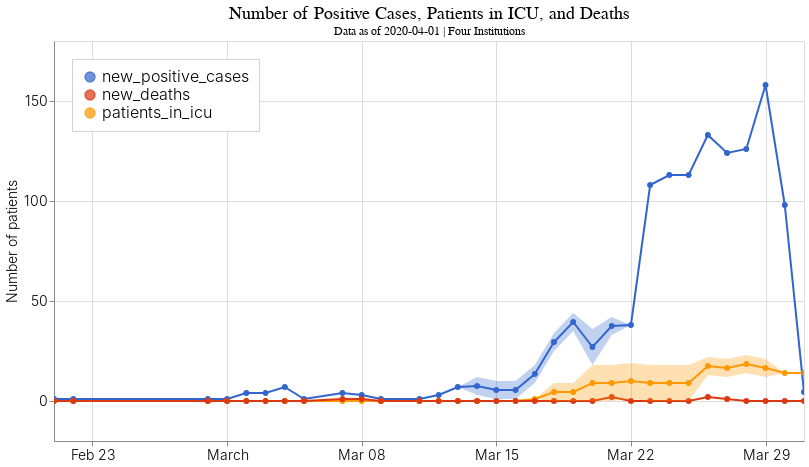

Source (notebook cell):
### Code cell
CATEGORIES = [COLUMNS.NEW_POSITIVE_CASES, COLUMNS.NEW_DEATHS, COLUMNS.PATIENTS_IN_ICU]

GRAY_COLOR = "lightgray"

line = alt.Chart(df_dc).mark_line(size=2).encode(
    x=alt.X(
        f"{COLUMNS.DATE}:T", axis=alt.Axis(tickCount=7), 
        title=None,
    ),
    y=alt.Y(
        f"{COLUMNS.NUM_PATIENTS}:Q", axis=alt.Axis(tickCount=5), 
        title="Number of patients",
        scale=alt.Scale(domain=[-1,170])
    ),
    color=alt.Color(f"{CATEGORY}:N", scale=alt.Scale(domain=CATEGORIES, range=COLOR20), legend=alt.Legend(title=None))
)
point = line.mark_circle(size=30)
errorband = alt.Chart(df_dc).mark_errorband().encode(
    x=alt.X(
        f"{COLUMNS.DATE}:T", axis=alt.Axis(tickCount=7), 
        title=None,
    ),y=alt.Y(
        "upper:Q", title=""
    ),y2=alt.Y2(
        "under:Q"
    ),
    color=alt.Color(f"{CATEGORY}:N", scale=alt.Scale(domain=CATEGORIES, range=COLOR20))
)

agg_chart = (line + point + errorband).resolve_scale(color="shared")

output_vis = apply_theme(agg_chart).properties(
    title={
      "text": "Number of Positive Cases, Patients in ICU, and Deaths", 
      "subtitle": SUBTITLE
    },
    width=750, height=400
).interactive()

output_vis
# output_vis.save(join(SAVE_DIR, "dailycounts4.png"), scale_factor=2)

### Figure 1 — Vega-Lite specification as saved in the notebook (floating-point values rounded to 4 significant figures; data arrays with more than 128 entries replaced by an {"elided": "..."} marker saying what was removed)
{"config": {"view": {"continuousWidth": 400, "continuousHeight": 300}, "axis": {"labelFontSize": 14, "labelFontWeight": 300, "labelLimit": 1000, "titleFontSize": 14, "titleFontWeight": 300}, "legend": {"cornerRadius": 0, "fillColor": "white", "labelFontSize": 16, "labelFontWeight": 300, "orient": "top-left", "padding": 10, "strokeColor": "lightgray", "titleFontSize": 18, "titleFontWeight": 400}, "title": {"anchor": "middle", "fontSize": 18, "fontWeight": 400}}, "layer": [{"mark": {"type": "line", "size": 2}, "encoding": {"color": {"type": "nominal", "field": "category", "legend": {"title": null}, "scale": {"domain": ["new_positive_cases", "new_deaths", "patients_in_icu"], "range": ["#3366cc", "#dc3912", "#ff9900", "#109618", "#990099", "#0099c6", "#dd4477", "#66aa00", "#b82e2e", "#316395", "#994499", "#22aa99", "#aaaa11", "#6633cc", "#e67300", "#8b0707", "#651067", "#329262", "#5574a6", "#3b3eac"]}}, "x": {"type": "temporal", "axis": {"tickCount": 7}, "field": "date", "title": null}, "y": {"type": "quantitative", "axis": {"tickCount": 5}, "field": "num_patients", "scale": {"domain": [-1, 170]}, "title": "Number of patients"}}, "selection": {"selector035": {"type": "interval", "bind": "scales", "encodings": ["x", "y"]}}}, {"mark": {"type": "circle", "size": 30}, "encoding": {"color": {"type": "nominal", "field": "category", "legend": {"title": null}, "scale": {"domain": ["new_positive_cases", "new_deaths", "patients_in_icu"], "range": ["#3366cc", "#dc3912", "#ff9900", "#109618", "#990099", "#0099c6", "#dd4477", "#66aa00", "#b82e2e", "#316395", "#994499", "#22aa99", "#aaaa11", "#6633cc", "#e67300", "#8b0707", "#651067", "#329262", "#5574a6", "#3b3eac"]}}, "x": {"type": "temporal", "axis": {"tickCount": 7}, "field": "date", "title": null}, "y": {"type": "quantitative", "axis": {"tickCount": 5}, "field": "num_patients", "scale": {"domain": [-1, 170]}, "title": "Number of patients"}}}, {"mark": "errorband", "encoding": {"color": {"type": "nominal", "field": "category", "scale": {"domain": ["new_positive_cases", "new_deaths", "patients_in_icu"], "range": ["#3366cc", "#dc3912", "#ff9900", "#109618", "#990099", "#0099c6", "#dd4477", "#66aa00", "#b82e2e", "#316395", "#994499", "#22aa99", "#aaaa11", "#6633cc", "#e67300", "#8b0707", "#651067", "#329262", "#5574a6", "#3b3eac"]}}, "x": {"type": "temporal", "axis": {"tickCount": 7}, "field": "date", "title": null}, "y": {"type": "quantitative", "field": "upper", "title": ""}, "y2": {"field": "under"}}}], "data": {"name": "data-3cbd21a10d573adeca8bd185f66fc6ba"}, "height": 400, "resolve": {"scale": {"color": "shared"}}, "title": {"text": "Number of Positive Cases, Patients in ICU, and Deaths", "subtitle": "Data as of 2020-04-01 | Four Institutions"}, "width": 750, "$schema": "https://vega.github.io/schema/vega-lite/v4.8.1.json", "datasets": {"data-3cbd21a10d573adeca8bd185f66fc6ba": {"elided": "384 records"}}}
